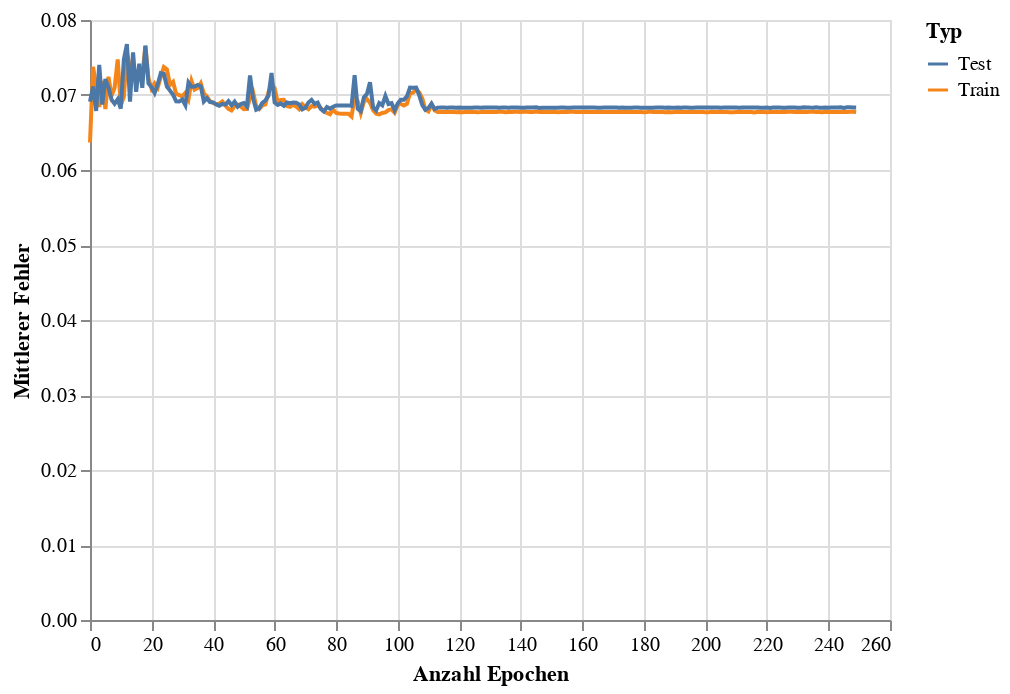

The cell this chart's notebook holds for it:
### Code cell
train_eval_loss_chart = alt.Chart(loss_df).mark_line().encode(
    x = alt.X('Epoch',title='Anzahl Epochen'),
    y = alt.Y('Loss',title='Mittlerer Fehler'),
    color = alt.Color('Type',title='Typ')
)
train_eval_loss_chart

### Figure 1 — Vega-Lite specification as saved in the notebook (floating-point values rounded to 4 significant figures; data arrays with more than 128 entries replaced by an {"elided": "..."} marker saying what was removed)
{"config": {"view": {"continuousWidth": 400, "continuousHeight": 300}}, "data": {"name": "data-26cae72c3f555225b9888c16fded0963"}, "mark": "line", "encoding": {"color": {"field": "Type", "title": "Typ", "type": "nominal"}, "x": {"field": "Epoch", "title": "Anzahl Epochen", "type": "quantitative"}, "y": {"field": "Loss", "title": "Mittlerer Fehler", "type": "quantitative"}}, "$schema": "https://vega.github.io/schema/vega-lite/v4.17.0.json", "datasets": {"data-26cae72c3f555225b9888c16fded0963": {"elided": "500 records"}}}
